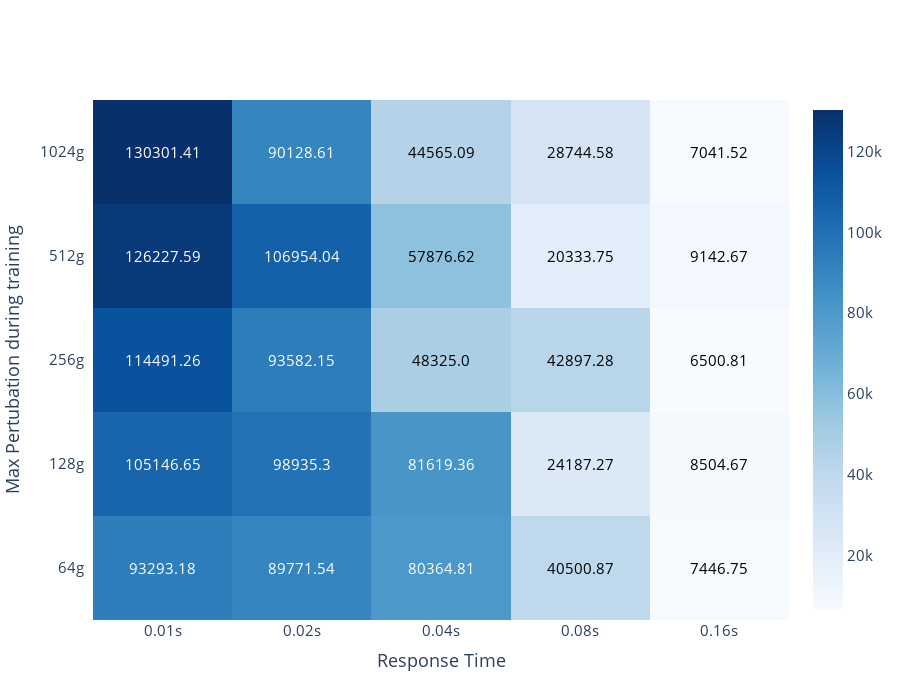

Notebook source saved alongside this figure:
### Code cell
fig = ff.create_annotated_heatmap(z=run_rewards.to_numpy(),y=[str(int(i))+'g' for i in df['neurons'].unique().tolist()], 
                                  x=[str(i) + 's' for i in df['response_rate'].unique().tolist()],  
                                  annotation_text=np.around(run_rewards.to_numpy(), decimals=2), colorscale='blues', showscale=True,
                                 reversescale =False)

fig.update_layout(
#     title='Average evaluation seconds for response times vs max. pertubation during training',
    xaxis_title="Response Time",
    yaxis_title="Max Pertubation during training",
    xaxis_side='bottom',
    font=dict(size=15),
    height=700,
)
fig.show()

### Figure 1 — Plotly figure (JSON) as saved in the notebook; plotly's stock layout.template omitted (floating-point values rounded to 4 significant figures)
{"data": [{"colorscale": [[0, "rgb(247,251,255)"], [0.125, "rgb(222,235,247)"], [0.25, "rgb(198,219,239)"], [0.375, "rgb(158,202,225)"], [0.5, "rgb(107,174,214)"], [0.625, "rgb(66,146,198)"], [0.75, "rgb(33,113,181)"], [0.875, "rgb(8,81,156)"], [1, "rgb(8,48,107)"]], "reversescale": false, "showscale": true, "type": "heatmap", "x": ["0.01s", "0.02s", "0.04s", "0.08s", "0.16s"], "y": ["64g", "128g", "256g", "512g", "1024g"], "z": [[93290.0, 89770.0, 80360.0, 40500.0, 7447.0], [105100.0, 98940.0, 81620.0, 24190.0, 8505.0], [114500.0, 93580.0, 48330.0, 42900.0, 6501.0], [126200.0, 107000.0, 57880.0, 20330.0, 9143.0], [130300.0, 90130.0, 44570.0, 28740.0, 7042.0]]}], "layout": {"annotations": [{"font": {"color": "#FFFFFF"}, "showarrow": false, "text": "93293.18", "x": "0.01s", "xref": "x", "y": "64g", "yref": "y"}, {"font": {"color": "#FFFFFF"}, "showarrow": false, "text": "89771.54", "x": "0.02s", "xref": "x", "y": "64g", "yref": "y"}, {"font": {"color": "#FFFFFF"}, "showarrow": false, "text": "80364.81", "x": "0.04s", "xref": "x", "y": "64g", "yref": "y"}, {"font": {"color": "#000000"}, "showarrow": false, "text": "40500.87", "x": "0.08s", "xref": "x", "y": "64g", "yref": "y"}, {"font": {"color": "#000000"}, "showarrow": false, "text": "7446.75", "x": "0.16s", "xref": "x", "y": "64g", "yref": "y"}, {"font": {"color": "#FFFFFF"}, "showarrow": false, "text": "105146.65", "x": "0.01s", "xref": "x", "y": "128g", "yref": "y"}, {"font": {"color": "#FFFFFF"}, "showarrow": false, "text": "98935.3", "x": "0.02s", "xref": "x", "y": "128g", "yref": "y"}, {"font": {"color": "#FFFFFF"}, "showarrow": false, "text": "81619.36", "x": "0.04s", "xref": "x", "y": "128g", "yref": "y"}, {"font": {"color": "#000000"}, "showarrow": false, "text": "24187.27", "x": "0.08s", "xref": "x", "y": "128g", "yref": "y"}, {"font": {"color": "#000000"}, "showarrow": false, "text": "8504.67", "x": "0.16s", "xref": "x", "y": "128g", "yref": "y"}, {"font": {"color": "#FFFFFF"}, "showarrow": false, "text": "114491.26", "x": "0.01s", "xref": "x", "y": "256g", "yref": "y"}, {"font": {"color": "#FFFFFF"}, "showarrow": false, "text": "93582.15", "x": "0.02s", "xref": "x", "y": "256g", "yref": "y"}, {"font": {"color": "#000000"}, "showarrow": false, "text": "48325.0", "x": "0.04s", "xref": "x", "y": "256g", "yref": "y"}, {"font": {"color": "#000000"}, "showarrow": false, "text": "42897.28", "x": "0.08s", "xref": "x", "y": "256g", "yref": "y"}, {"font": {"color": "#000000"}, "showarrow": false, "text": "6500.81", "x": "0.16s", "xref": "x", "y": "256g", "yref": "y"}, {"font": {"color": "#FFFFFF"}, "showarrow": false, "text": "126227.59", "x": "0.01s", "xref": "x", "y": "512g", "yref": "y"}, {"font": {"color": "#FFFFFF"}, "showarrow": false, "text": "106954.04", "x": "0.02s", "xref": "x", "y": "512g", "yref": "y"}, {"font": {"color": "#000000"}, "showarrow": false, "text": "57876.62", "x": "0.04s", "xref": "x", "y": "512g", "yref": "y"}, {"font": {"color": "#000000"}, "showarrow": false, "text": "20333.75", "x": "0.08s", "xref": "x", "y": "512g", "yref": "y"}, {"font": {"color": "#000000"}, "showarrow": false, "text": "9142.67", "x": "0.16s", "xref": "x", "y": "512g", "yref": "y"}, {"font": {"color": "#FFFFFF"}, "showarrow": false, "text": "130301.41", "x": "0.01s", "xref": "x", "y": "1024g", "yref": "y"}, {"font": {"color": "#FFFFFF"}, "showarrow": false, "text": "90128.61", "x": "0.02s", "xref": "x", "y": "1024g", "yref": "y"}, {"font": {"color": "#000000"}, "showarrow": false, "text": "44565.09", "x": "0.04s", "xref": "x", "y": "1024g", "yref": "y"}, {"font": {"color": "#000000"}, "showarrow": false, "text": "28744.58", "x": "0.08s", "xref": "x", "y": "1024g", "yref": "y"}, {"font": {"color": "#000000"}, "showarrow": false, "text": "7041.52", "x": "0.16s", "xref": "x", "y": "1024g", "yref": "y"}], "font": {"size": 15}, "height": 700, "xaxis": {"dtick": 1, "gridcolor": "rgb(0, 0, 0)", "side": "bottom", "ticks": "", "title": {"text": "Response Time"}}, "yaxis": {"dtick": 1, "ticks": "", "ticksuffix": "  ", "title": {"text": "Max Pertubation during training"}}}}
